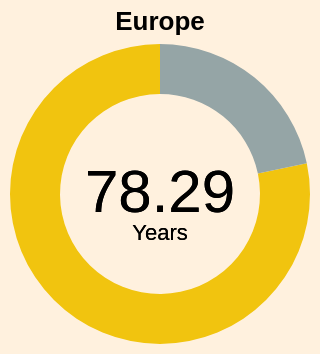

The specification (Vega-Lite) saved for this image:
### Vega-Lite specification from a JSON file in a GitHub repository (floating-point values rounded to 4 significant figures)
{"$schema": "https://vega.github.io/schema/vega-lite/v5.json", "width": 150, "height": 150, "config": {"view": {"stroke": null}, "background": "#fff1de"}, "title": {"text": "Europe"}, "data": {"values": [{"Continent": "Europe", "Avg_LE": "78.28989648"}, {"Continent": "Remaining", "Avg_LE": "21.71010352"}]}, "layer": [{"mark": {"type": "arc", "innerRadius": 50}}, {"mark": {"type": "text", "text": "78.29", "fontSize": 30}, "encoding": {"color": {"value": "black"}}}, {"mark": {"type": "text", "text": "Years", "dy": 20}, "encoding": {"color": {"value": "black"}}}], "encoding": {"theta": {"field": "Avg_LE", "type": "quantitative"}, "color": {"field": "Continent", "type": "nominal", "legend": null, "scale": {"domain": ["Europe", "Remaining"], "range": ["#F1C40F", "#95A5A6"]}}, "tooltip": [{"field": "Continent", "type": "nominal", "title": "Continent"}, {"field": "Avg_LE", "type": "quantitative", "title": "Life Expectancy (years)", "format": ".2f"}]}}
